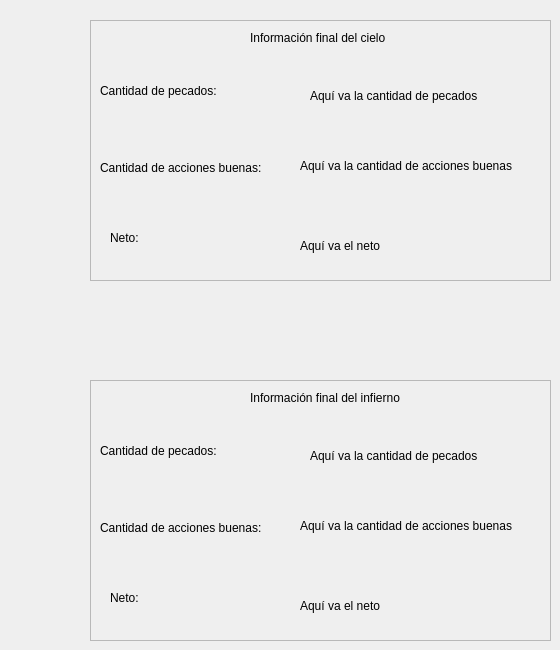
    <widget class="QWidget" name="pageGanador">
     <widget class="QFrame" name="frameGanadorCielo">
      <property name="geometry">
       <rect>
        <x>90</x>
        <y>20</y>
        <width>461</width>
        <height>261</height>
       </rect>
      </property>
      <property name="frameShape">
       <enum>QFrame::StyledPanel</enum>
      </property>
      <property name="frameShadow">
       <enum>QFrame::Raised</enum>
      </property>
      <widget class="QLabel" name="cantPecadosCielo">
       <property name="geometry">
        <rect>
         <x>10</x>
         <y>60</y>
         <width>131</width>
         <height>21</height>
        </rect>
       </property>
       <property name="text">
        <string>Cantidad de pecados:</string>
       </property>
      </widget>
      <widget class="QLabel" name="imprimirCantPecadosCielo">
       <property name="geometry">
        <rect>
         <x>220</x>
         <y>50</y>
         <width>221</width>
         <height>51</height>
        </rect>
       </property>
       <property name="text">
        <string>Aquí va la cantidad de pecados</string>
       </property>
      </widget>
      <widget class="QLabel" name="cantAccionesBuenasCielo">
       <property name="geometry">
        <rect>
         <x>10</x>
         <y>140</y>
         <width>181</width>
         <height>16</height>
        </rect>
       </property>
       <property name="text">
        <string>Cantidad de acciones buenas:</string>
       </property>
      </widget>
      <widget class="QLabel" name="imprimirCantAccionesBuenasCielo">
       <property name="geometry">
        <rect>
         <x>210</x>
         <y>120</y>
         <width>241</width>
         <height>51</height>
        </rect>
       </property>
       <property name="text">
        <string>Aquí va la cantidad de acciones buenas</string>
       </property>
      </widget>
      <widget class="QLabel" name="netoCielo">
       <property name="geometry">
        <rect>
         <x>20</x>
         <y>210</y>
         <width>55</width>
         <height>16</height>
        </rect>
       </property>
       <property name="text">
        <string>Neto:</string>
       </property>
      </widget>
      <widget class="QLabel" name="imprimirCantNetoCielo">
       <property name="geometry">
        <rect>
         <x>210</x>
         <y>200</y>
         <width>221</width>
         <height>51</height>
        </rect>
       </property>
       <property name="text">
        <string>Aquí va el neto</string>
       </property>
      </widget>
      <widget class="QLabel" name="infoCielo">
       <property name="geometry">
        <rect>
         <x>160</x>
         <y>10</y>
         <width>151</width>
         <height>16</height>
        </rect>
       </property>
       <property name="text">
        <string>Información final del cielo</string>
       </property>
      </widget>
     </widget>
     <widget class="QFrame" name="frameGanadorCielo_2">
      <property name="geometry">
       <rect>
        <x>90</x>
        <y>380</y>
        <width>461</width>
        <height>261</height>
       </rect>
      </property>
      <property name="frameShape">
       <enum>QFrame::StyledPanel</enum>
      </property>
      <property name="frameShadow">
       <enum>QFrame::Raised</enum>
      </property>
      <widget class="QLabel" name="cantPecadosInfierno">
       <property name="geometry">
        <rect>
         <x>10</x>
         <y>60</y>
         <width>131</width>
         <height>21</height>
        </rect>
       </property>
       <property name="text">
        <string>Cantidad de pecados:</string>
       </property>
      </widget>
      <widget class="QLabel" name="imprimirCantPecadosInfierno">
       <property name="geometry">
        <rect>
         <x>220</x>
         <y>50</y>
         <width>221</width>
         <height>51</height>
        </rect>
       </property>
       <property name="text">
        <string>Aquí va la cantidad de pecados</string>
       </property>
      </widget>
      <widget class="QLabel" name="cantAccionesBuenasInfierno">
       <property name="geometry">
        <rect>
         <x>10</x>
         <y>140</y>
         <width>181</width>
         <height>16</height>
        </rect>
       </property>
       <property name="text">
        <string>Cantidad de acciones buenas:</string>
       </property>
      </widget>
      <widget class="QLabel" name="imprimirCantAccionesBuenasInfierno">
       <property name="geometry">
        <rect>
         <x>210</x>
         <y>120</y>
         <width>241</width>
         <height>51</height>
        </rect>
       </property>
       <property name="text">
        <string>Aquí va la cantidad de acciones buenas</string>
       </property>
      </widget>
      <widget class="QLabel" name="netoInfierno">
       <property name="geometry">
        <rect>
         <x>20</x>
         <y>210</y>
         <width>55</width>
         <height>16</height>
        </rect>
       </property>
       <property name="text">
        <string>Neto:</string>
       </property>
      </widget>
      <widget class="QLabel" name="imprimirCantNetoInfierno">
       <property name="geometry">
        <rect>
         <x>210</x>
         <y>200</y>
         <width>221</width>
         <height>51</height>
        </rect>
       </property>
       <property name="text">
        <string>Aquí va el neto</string>
       </property>
      </widget>
      <widget class="QLabel" name="infoInfierno">
       <property name="geometry">
        <rect>
         <x>160</x>
         <y>10</y>
         <width>171</width>
         <height>16</height>
        </rect>
       </property>
       <property name="text">
        <string>Información final del infierno</string>
       </property>
      </widget>
     </widget>
    </widget>
